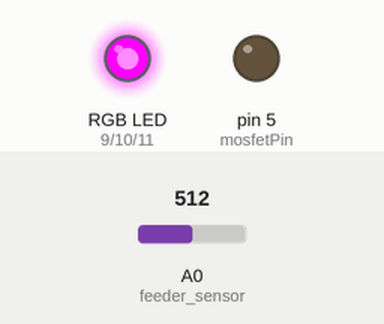
Simulated run of this sketch. Board: Arduino Uno, built with avr-gcc and run on an emulated ATmega328P. On the bench: an RGB LED mixed from three pins (HIGH = lit), output pins drawn as LEDs (lit = HIGH). The inputs (shaded band) are chosen by the test bench; at power-on: A0 (feeder_sensor) = 512. Random numbers use the default seed unless the sketch sets one.

Above: at 1.2 s.
1.3 s: A0 (feeder_sensor) set to 13
2.8 s: A0 (feeder_sensor) set to 10
At 3.2 s:
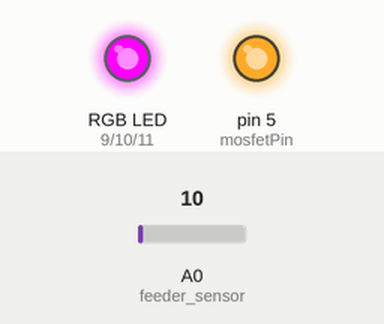
At 8.7 s:
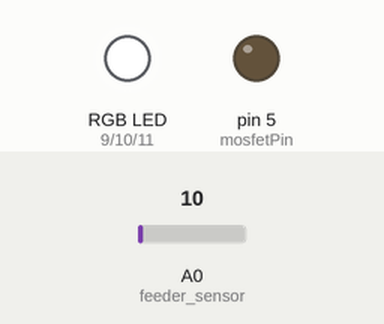
Timing chart, 0 to 10.2 s (numbered marks = the images above; inputs shaded):
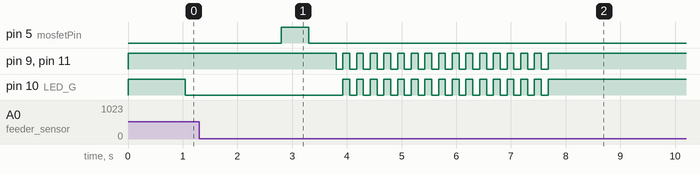

Measured:
- the behaviour switches between 12 and 11 on A0 (feeder_sensor) (found by bisection; images 0 and 1)
- after the input at 1.3 s, every drawn part: stays the same
- after the input at 2.8 s, pin 5 (mosfetPin): LOW → HIGH at once, → LOW 0.50 s later; pin 9 (LED_R), pin 11 (LED_B): alternates HIGH for 0.13 s and LOW for 0.13 s, 32 changes in all, then stays HIGH, starting after 1.0 s; pin 10 (LED_G): alternates HIGH for 0.13 s and LOW for 0.13 s, 31 changes in all, then stays HIGH, starting after 1.1 s

The sketch:

v2.2.0.ino
```cpp
/*
 * Automate RGB LED, feeder motor, reflective feeder sensor, and wide beam sensor.
 *  -Turn blue LED on (using blue instead of red because the wide beam sensor shows red lights)
 *  -Wait 8 seconds or until feeder sensor is triggered, whichever comes first
 *  -Save that time value
 *  -Feed fish (step motor using MOSFET switch)
 *  -Flash white LED 5 times
 *  -Wait until fish swims away and triggers the wide beam sensor
 *  -Wait some interval of time
 *  -Repeat from beginning for x trials
 *  -Export data manually
 *
 * If the libraries on lines 1-4 don't import correctly,
 * go to Sketch / Include Library / Add .ZIP Library and select
 * the IR_Libraries ZIP folder.
 *
 * Tamara O'Malley, Monica Gray
 * 08 August 2017
 * Updated 8/10/17 - changed LED from red to blue
 * Updated 8/11/17 - added variable for time delay between trials
 */

// set up variables for use in entire program

int placeholder = 1;

//RGB LED (common anode: R+GB)
int LED_R = 9;                      //the number of the RGB LED Red pin for the feeding light
int LED_G = 10;                     //the number of the RGB LED Green pin for the feeding light
int LED_B = 11;                     //the number of the RGB LED Blue pin for the feeding light

int LED_on = 0;                     //0 = ON at full brightness
int LED_off = 255;                  //255 = OFF

//FEEDER SENSOR (Keyence FU-23X reflective fiber sensor with FS-V21X IR amplifier)
boolean fish_got_food = false;    //whether the fish has gotten close enough to the feeder to trigger the sensor (we assume it ate)
boolean fish_been_through_gate = false;
int fs_count = 0;                   //tracks how many times the feeder sensor has been read; used to slow down printing of "waiting" statement

//WIDE BEAM SENSOR (Keyence FU-A100 wide beam fiber sensor with FS-V21X IR amplifier)
int wideBeam_sensor_value = analogRead(A2);
int wideBeam_sensor_threshold = 50; //the level of output from the wide beam sensor that indicates the fish has passed through it
boolean fish_in_feeding_area = false;          //whether the fish has gone away from the feeding area, through the wide beam sensor
int wbs_count = 0;                  //tracks how many times the wide beam sensor has been read; used to slow down printing of "waiting" statement

//FEEDER controlled by MOSFET switch (Med Associates ENV-203-14P 14 mg Pellet Dispenser)
int mosfetPin = 5;                  //the number of the MOSFET switch pin

//TIMER variables
float gate_sensor_time = 0;
float feed_sensor_time = 0;
float start_time_secs = 0;
long randNumber = 0;
int cutoff = 30;
int delay_time = 0;

boolean fish_failed_to_approach_before_cutoff = false;
boolean flashing_is_ok = true;
float fish_at_feeder_at_time = -1;


void setup() {
//begin SETUP section

  Serial.begin(9600);           //allow printing to the serial monitor
  randomSeed(analogRead(0));

  pinMode(LED_R, OUTPUT);       //set up pins connected to RGB leads for the feeding sensor
  pinMode(LED_G, OUTPUT);
  pinMode(LED_B, OUTPUT);
  pinMode(A2, INPUT);           //wide beam sensor
  RGB_off();

  analogReference(INTERNAL);    //set up pins to read sensors
  pinMode(A0, INPUT);           //feeder sensor

  pinMode(mosfetPin, OUTPUT);   //set up pin connected to MOSFET switch controlling the feeder
  digitalWrite(mosfetPin, LOW); //initialize feeder to OFF

}


void loop()
{
    fish_got_food = false;                    //we'll need this later
    flashing_is_ok = false;
    fish_failed_to_approach_before_cutoff = false;
    delay_time = 0;
    fish_at_feeder_at_time = -1;

    delay(1000);                             //This waits 1 seconds so that a fish who is leaving the feeding area after waiting in there longer than the trial length won't immediately trigger the gate in the new trial

    start_time_secs = millis() / 1000.00;   //This records the uptime of the machine when the current loop was started. it needs to be saved as seconds to avoid overflow (i think? I'm taking precautions)

    while (start_time_secs > 3600) {        //This is an awful way to do make the feeder stop running after an hour, but it works
      Serial.println("1 hour has passed, and the feeder is idling until you restart the program.");
      delay(3600000);
    }


    randNumber = random(300, 600);           //random(minimum seconds, maximum seconds)
    //randNumber = random(30, 100);
    //randNumber = 30;


    RGB_on(LED_off, LED_on, LED_off);               //green light on


    //WAIT UNTIL THE TRIAL ENDS; CONTINUALLY CHECK FOR FISH
    while (  millis()/1000 - start_time_secs <= randNumber ) {

        if (fish_got_food == false) {
          feeder_check();
        }
        else {
          if (flashing_is_ok == true) {
            flash_white_light();
            flashing_is_ok = false;
          }
          RGB_off();
        }
        //Serial.print(analogRead(A0)); Serial.print("\t");
        //Serial.print(analogRead(A2)); Serial.print("\t");
        //Serial.println("");
      }

    Serial.print(randNumber);Serial.print(",");
    Serial.print(fish_at_feeder_at_time,4);Serial.println("");

}


void RGB_on(int redBrightness, int greenBrightness, int blueBrightness)
{
  analogWrite(LED_R, redBrightness);
  analogWrite(LED_G, greenBrightness);
  analogWrite(LED_B, blueBrightness);
  delay(50);
}


void RGB_off()
{
  analogWrite(LED_R, LED_off);
  analogWrite(LED_B, LED_off);
  analogWrite(LED_G, LED_off);
  delay(50);
}


void dispense_food()
{
  digitalWrite(mosfetPin, HIGH);          //dispense food
  delay(500);

  digitalWrite(mosfetPin, LOW);           //reset feeder switch
  delay(500);
}

void feeder_check()
{
  //Use these for trooubleshooting:
  //Serial.print(analogRead(A0)); Serial.print("\t");
  //Serial.print(analogRead(A2)); Serial.print("\t");
  //Serial.println("");
  //Serial.print(fish_been_through_gate);

  //Note that the A0(feeding) sensor inteprets close objects as LOW numbers, while the A2(gate) sensor interpets close objects as HIGH numbers.
  //This is why the analogRead(A0) "if loop" uses "less than", while the analogRead(A2) "if loop" uses "greater than".

  if (fish_got_food == false) {
    delay(4);                                   //I have no idea why this delay is necessary, but the program won't run right without itp
    if (analogRead(A0) < 12) {                //do this bit if the feeder is being tripped (the number is essentially arbitrary):
      feed_sensor_time = (millis() / 1000.00) - start_time_secs;  //feeder_sensor_time is set to the current uptime(as seconds) minus the uptime at the start of the cycle(as seconds)
      fish_at_feeder_at_time = feed_sensor_time;
      dispense_food();
      fish_got_food = true;                                         //set this so we can tell the computer not to print the "fish approached..." statement again
      flashing_is_ok = true;
    }
  }
}

void flash_white_light()
{
  for (int i=0; i <= 15; i++){
  RGB_on(LED_on, LED_on, LED_on);
  delay(75);
  RGB_off();
  delay(75);
  }
}
```
